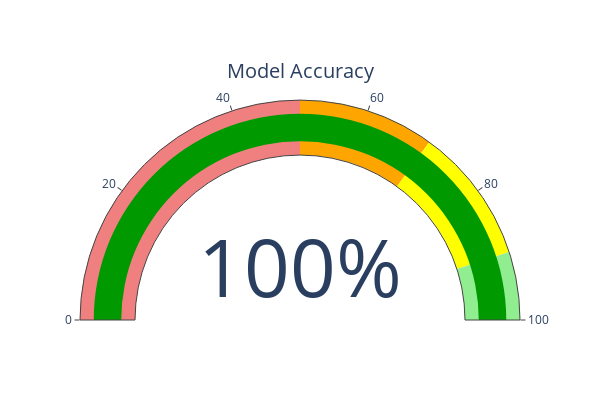

Notebook source saved alongside this figure:
### Code cell
fig = go.Figure(go.Indicator(
    mode="gauge+number",
    value=test_accuracy2,
    title={'text': "Model Accuracy"},
    number={'suffix': "%"},
    gauge={
        'axis': {'range': [0, 100]},
        'bar': {'color': "#009900"},
        'steps': [
            {'range': [0, 50], 'color': "lightcoral"},
            {'range': [50, 70], 'color': "#FFA500"},
            {'range': [70, 90], 'color': "yellow"},
            {'range': [90, 100], 'color': "lightgreen"}
        ],
    }
))
fig.update_layout(
    width=600,
    height=400,
)
# fig.write_image("accuracy_poly.png", scale=2)
fig.show()

### Figure 1 — Plotly figure (JSON) as saved in the notebook; plotly's stock layout.template omitted (floating-point values rounded to 4 significant figures)
{"data": [{"gauge": {"axis": {"range": [0, 100]}, "bar": {"color": "#009900"}, "steps": [{"color": "lightcoral", "range": [0, 50]}, {"color": "#FFA500", "range": [50, 70]}, {"color": "yellow", "range": [70, 90]}, {"color": "lightgreen", "range": [90, 100]}]}, "mode": "gauge+number", "number": {"suffix": "%"}, "title": {"text": "Model Accuracy"}, "type": "indicator", "value": 100}], "layout": {"height": 400, "width": 600}}
